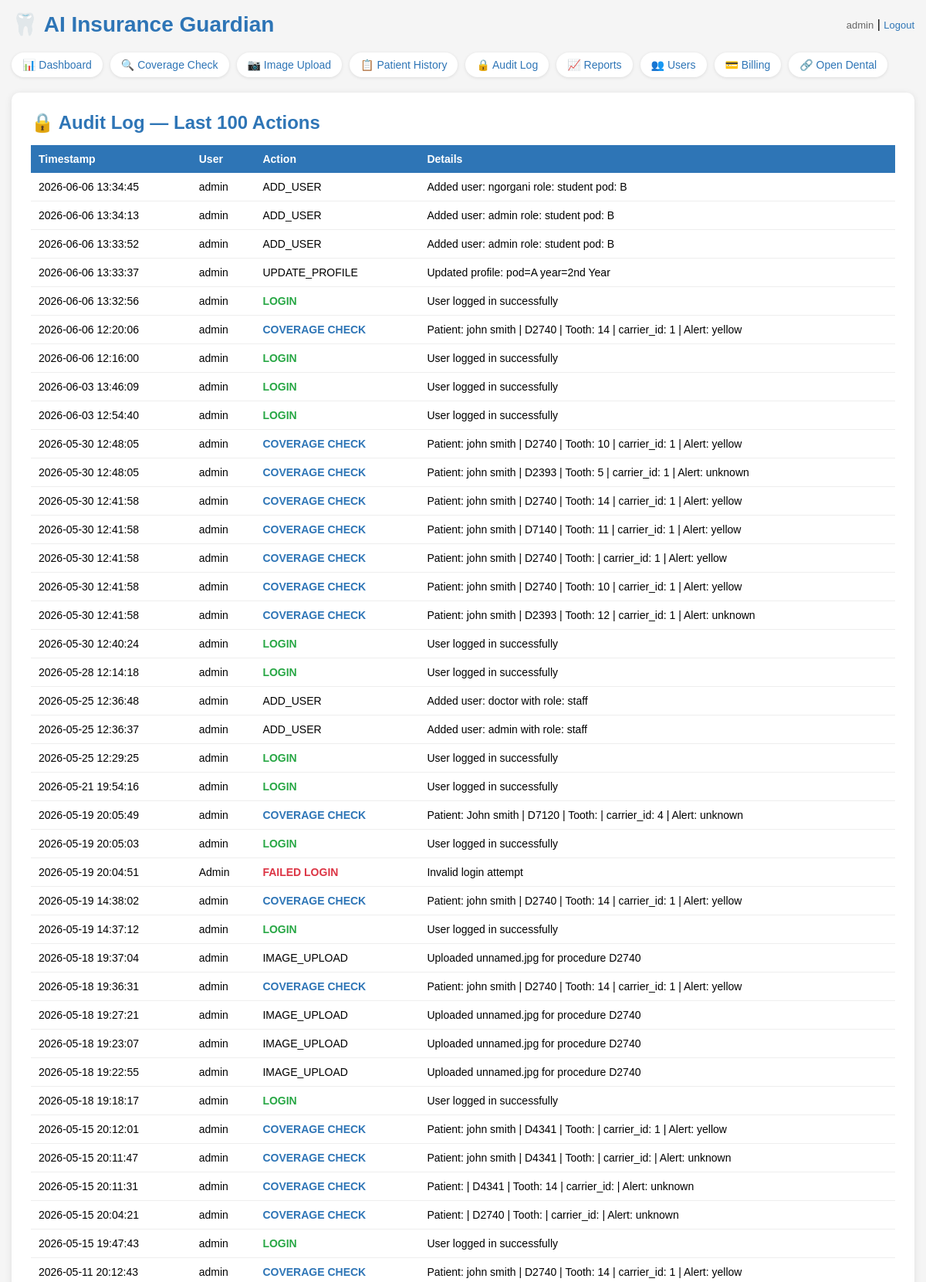
The app's page /audit (signed in, upper part) with its own data.
### tables this page shows
CREATE TABLE users (
            id INTEGER PRIMARY KEY,
            username TEXT UNIQUE NOT NULL,
            password TEXT NOT NULL,
            role TEXT DEFAULT 'staff'
        , pod TEXT DEFAULT NULL, year_level TEXT DEFAULT NULL, full_name TEXT DEFAULT NULL);

CREATE TABLE audit_log (id INTEGER PRIMARY KEY, username TEXT, action TEXT, details TEXT, timestamp TEXT);

### app.py (the view)
@app.route("/audit")
@login_required
def audit():
    conn = get_db()
    cursor = conn.cursor()
    cursor.execute("SELECT * FROM audit_log ORDER BY timestamp DESC LIMIT 100")
    records = cursor.fetchall()
    conn.close()
    return render_template("audit.html", records=records)

### app.py (called while the page is built)
def get_db():
    conn = sqlite3.connect("insurance_guardian.db")
    conn.row_factory = sqlite3.Row
    return conn

@login_manager.user_loader
def load_user(user_id):
    conn = get_db()
    cursor = conn.cursor()
    cursor.execute("SELECT id, username, role, pod, year_level, full_name FROM users WHERE id = ?", (user_id,))
    row = cursor.fetchone()
    conn.close()
    if row:
        return User(row[0], row[1], row[2], row[3], row[4], row[5])
    return None

### templates/audit.html (shortened to what this page needs)
<!DOCTYPE html>
<html>
<head>
</head>
<body>
    <div class="header">
        <h1>🦷 AI Insurance Guardian</h1>
        <div>
            <span class="user-info">{{ current_user.username }}</span> |
            <a href="/logout" class="logout">Logout</a>
        </div>
    </div>
    <div class="nav">
        <a href="/dashboard" class="active">📊 Dashboard</a>
        <a href="/">🔍 Coverage Check</a>
        <a href="/upload">📷 Image Upload</a>
        <a href="/history">📋 Patient History</a>
        <a href="/audit">🔒 Audit Log</a>
        <a href="/reports">📈 Reports</a>
        <a href="/users">👥 Users</a>
        <a href="/billing">💳 Billing</a>
        <a href="/opendental">🔗 Open Dental</a>
    </div>
    <div class="results-box">
        <h2>🔒 Audit Log — Last 100 Actions</h2>
        <table>
            <tr>
                <th>Timestamp</th>
                <th>User</th>
                <th>Action</th>
                <th>Details</th>
            </tr>
            {% for record in records %}
            <tr>
                <td>{{ record[4] }}</td>
                <td>{{ record[1] }}</td>
                <td>
                    {% if record[2] == 'LOGIN' %}<span class="action-login">LOGIN</span>
                    {% elif record[2] == 'LOGOUT' %}<span class="action-logout">LOGOUT</span>
                    {% elif record[2] == 'COVERAGE_CHECK' %}<span class="action-check">COVERAGE CHECK</span>
                    {% elif record[2] == 'FAILED_LOGIN' %}<span class="action-failed">FAILED LOGIN</span>
                    {% else %}{{ record[2] }}{% endif %}
                </td>
                <td>{{ record[3] }}</td>
            </tr>
            {% endfor %}
        </table>
    </div>
</body>
</html>

### templates/audit.html (style rules this page uses)
* { box-sizing: border-box; margin: 0; padding: 0; }
body { font-family: Arial, sans-serif; background-color: #f5f5f5; padding: 15px; }
.header { display: flex; justify-content: space-between; align-items: center; margin-bottom: 20px; flex-wrap: wrap; gap: 10px; }
h1 { color: #2E75B6; font-size: clamp(20px, 4vw, 28px); }
.nav { display: flex; flex-wrap: wrap; gap: 10px; margin-bottom: 20px; }
.nav a { color: #2E75B6; text-decoration: none; font-size: 14px; background: white; padding: 8px 14px; border-radius: 20px; box-shadow: 0 1px 4px rgba(0,0,0,0.1); }
.user-info { color: #666; font-size: 13px; }
.logout { color: #2E75B6; text-decoration: none; font-size: 13px; }
.results-box { background: white; padding: 25px; border-radius: 10px; box-shadow: 0 2px 10px rgba(0,0,0,0.1); }
.results-box h2 { color: #2E75B6; margin-bottom: 15px; }
table { width: 100%; border-collapse: collapse; font-size: 14px; }
th { background: #2E75B6; color: white; padding: 10px; text-align: left; }
td { padding: 10px; border-bottom: 1px solid #eee; }
.action-login { color: #28a745; font-weight: bold; }
.action-check { color: #2E75B6; font-weight: bold; }
.action-failed { color: #dc3545; font-weight: bold; }

### records on screen
users: username "admin"
audit_log: timestamp "2026-06-06 13:34:45", username "admin", action "ADD_USER", details "Added user: ngorgani role: student pod: B"
audit_log: timestamp "2026-06-06 13:34:13", username "admin", action "ADD_USER", details "Added user: admin role: student pod: B"
audit_log: timestamp "2026-06-06 13:33:52", username "admin", action "ADD_USER", details "Added user: admin role: student pod: B"
audit_log: timestamp "2026-06-06 13:33:37", username "admin", action "UPDATE_PROFILE", details "Updated profile: pod=A year=2nd Year"
audit_log: timestamp "2026-06-06 13:32:56", username "admin", action "LOGIN", details "User logged in successfully"
audit_log: timestamp "2026-06-06 12:20:06", username "admin", action "COVERAGE CHECK", details "Patient: john smith | D2740 | Tooth: 14 | carrier_id: 1 | Alert: yellow"
audit_log: timestamp "2026-06-06 12:16:00", username "admin", action "LOGIN", details "User logged in successfully"
audit_log: timestamp "2026-06-03 13:46:09", username "admin", action "LOGIN", details "User logged in successfully"
audit_log: timestamp "2026-06-03 12:54:40", username "admin", action "LOGIN", details "User logged in successfully"
audit_log: timestamp "2026-05-30 12:48:05", username "admin", action "COVERAGE CHECK", details "Patient: john smith | D2740 | Tooth: 10 | carrier_id: 1 | Alert: yellow"
audit_log: timestamp "2026-05-30 12:48:05", username "admin", action "COVERAGE CHECK", details "Patient: john smith | D2393 | Tooth: 5 | carrier_id: 1 | Alert: unknown"
audit_log: timestamp "2026-05-30 12:41:58", username "admin", action "COVERAGE CHECK", details "Patient: john smith | D2740 | Tooth: 14 | carrier_id: 1 | Alert: yellow"
audit_log: timestamp "2026-05-30 12:41:58", username "admin", action "COVERAGE CHECK", details "Patient: john smith | D7140 | Tooth: 11 | carrier_id: 1 | Alert: yellow"
audit_log: timestamp "2026-05-30 12:41:58", username "admin", action "COVERAGE CHECK", details "Patient: john smith | D2740 | Tooth: | carrier_id: 1 | Alert: yellow"
audit_log: timestamp "2026-05-30 12:41:58", username "admin", action "COVERAGE CHECK", details "Patient: john smith | D2740 | Tooth: 10 | carrier_id: 1 | Alert: yellow"
audit_log: timestamp "2026-05-30 12:41:58", username "admin", action "COVERAGE CHECK", details "Patient: john smith | D2393 | Tooth: 12 | carrier_id: 1 | Alert: unknown"
audit_log: timestamp "2026-05-30 12:40:24", username "admin", action "LOGIN", details "User logged in successfully"
audit_log: timestamp "2026-05-28 12:14:18", username "admin", action "LOGIN", details "User logged in successfully"
audit_log: timestamp "2026-05-25 12:36:48", username "admin", action "ADD_USER", details "Added user: doctor with role: staff"
audit_log: timestamp "2026-05-25 12:36:37", username "admin", action "ADD_USER", details "Added user: admin with role: staff"
audit_log: timestamp "2026-05-25 12:29:25", username "admin", action "LOGIN", details "User logged in successfully"
audit_log: timestamp "2026-05-21 19:54:16", username "admin", action "LOGIN", details "User logged in successfully"
audit_log: timestamp "2026-05-19 20:05:49", username "admin", action "COVERAGE CHECK", details "Patient: John smith | D7120 | Tooth: | carrier_id: 4 | Alert: unknown"
audit_log: timestamp "2026-05-19 20:05:03", username "admin", action "LOGIN", details "User logged in successfully"
audit_log: timestamp "2026-05-19 20:04:51", username "Admin", action "FAILED LOGIN", details "Invalid login attempt"
audit_log: timestamp "2026-05-19 14:38:02", username "admin", action "COVERAGE CHECK", details "Patient: john smith | D2740 | Tooth: 14 | carrier_id: 1 | Alert: yellow"
audit_log: timestamp "2026-05-19 14:37:12", username "admin", action "LOGIN", details "User logged in successfully"
audit_log: timestamp "2026-05-18 19:37:04", username "admin", action "IMAGE_UPLOAD", details "Uploaded unnamed.jpg for procedure D2740"
audit_log: timestamp "2026-05-18 19:36:31", username "admin", action "COVERAGE CHECK", details "Patient: john smith | D2740 | Tooth: 14 | carrier_id: 1 | Alert: yellow"
audit_log: timestamp "2026-05-18 19:27:21", username "admin", action "IMAGE_UPLOAD", details "Uploaded unnamed.jpg for procedure D2740"
audit_log: timestamp "2026-05-18 19:23:07", username "admin", action "IMAGE_UPLOAD", details "Uploaded unnamed.jpg for procedure D2740"
audit_log: timestamp "2026-05-18 19:22:55", username "admin", action "IMAGE_UPLOAD", details "Uploaded unnamed.jpg for procedure D2740"
audit_log: timestamp "2026-05-18 19:18:17", username "admin", action "LOGIN", details "User logged in successfully"
audit_log: timestamp "2026-05-15 20:12:01", username "admin", action "COVERAGE CHECK", details "Patient: john smith | D4341 | Tooth: | carrier_id: 1 | Alert: yellow"
audit_log: timestamp "2026-05-15 20:11:47", username "admin", action "COVERAGE CHECK", details "Patient: john smith | D4341 | Tooth: | carrier_id: | Alert: unknown"
audit_log: timestamp "2026-05-15 20:11:31", username "admin", action "COVERAGE CHECK", details "Patient: | D4341 | Tooth: 14 | carrier_id: | Alert: unknown"
audit_log: timestamp "2026-05-15 20:04:21", username "admin", action "COVERAGE CHECK", details "Patient: | D2740 | Tooth: | carrier_id: | Alert: unknown"
audit_log: timestamp "2026-05-15 19:47:43", username "admin", action "LOGIN", details "User logged in successfully"
audit_log: timestamp "2026-05-11 20:12:43", username "admin", action "COVERAGE CHECK", details "Patient: john smith | D2740 | Tooth: 14 | carrier_id: 1 | Alert: yellow"
